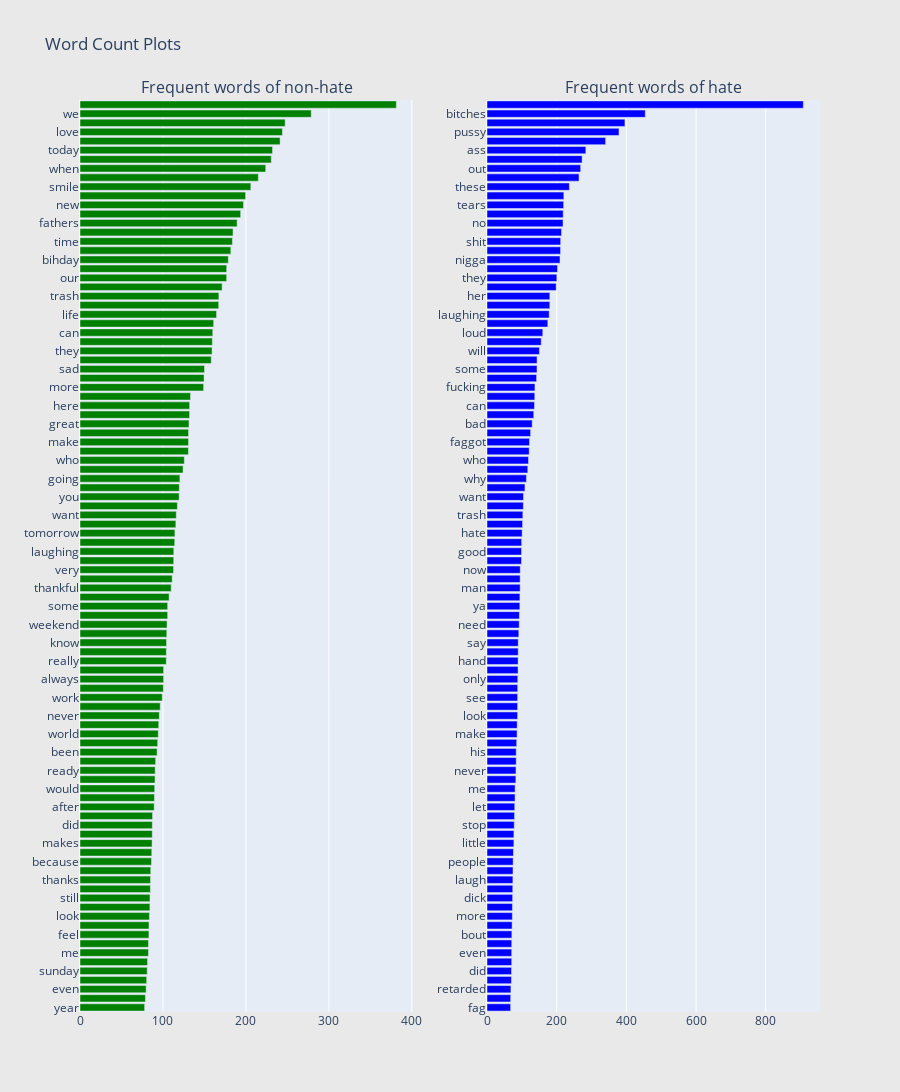

Write notebook code for a chart like this one.
### Code cell
fig = tools.make_subplots(rows=1, cols=2, vertical_spacing=0.04,
                          subplot_titles=["Frequent words of non-hate", 
                                          "Frequent words of hate"])
fig.append_trace(trace0, 1, 1)
fig.append_trace(trace1, 1, 2)
fig['layout'].update(height=1200, width=900, paper_bgcolor='rgb(233,233,233)', title="Word Count Plots")
py.iplot(fig, filename='word-plots')

### Figure 1 — Plotly figure (JSON) as saved in the notebook; plotly's stock layout.template omitted (floating-point values rounded to 4 significant figures)
{"data": [{"marker": {"color": "green"}, "orientation": "h", "showlegend": false, "type": "bar", "x": [77.9, 78.87, 79.75, 80.38, 81.03, 81.45, 82.55, 82.55, 83.12, 83.2, 83.72, 84.26, 84.37, 84.84, 85.03, 85.3, 86.21, 86.53, 86.89, 87.12, 87.19, 87.45, 89.43, 89.73, 90.03, 90.46, 90.66, 91.19, 92.97, 93.65, 94.37, 94.92, 95.59, 96.73, 99.17, 100.5, 100.8, 100.8, 104.0, 104.1, 104.3, 104.6, 104.9, 105.7, 105.7, 107.4, 109.9, 111.1, 112.8, 113.0, 113.1, 114.2, 114.4, 115.5, 116.1, 117.4, 119.5, 119.7, 120.4, 124.2, 125.8, 130.7, 130.8, 130.8, 131.4, 132.1, 132.2, 133.2, 149.0, 149.6, 150.1, 158.2, 159.2, 159.5, 160.0, 161.1, 164.6, 167.2, 167.4, 171.3, 176.8, 176.8, 178.8, 181.8, 183.8, 184.5, 189.4, 193.7, 197.1, 199.6, 205.9, 215.0, 223.9, 230.6, 232.1, 241.2, 244.0, 247.3, 278.8, 381.3], "xaxis": "x", "y": ["year", "next", "even", "she", "sunday", "come", "me", "tonight", "feel", "them", "look", "her", "still", "had", "thanks", "right", "because", "everyone", "makes", "much", "did", "being", "after", "think", "would", "last", "ready", "their", "been", "his", "world", "thank", "never", "night", "work", "need", "always", "too", "really", "why", "know", "way", "weekend", "week", "some", "it", "thankful", "friday", "very", "only", "laughing", "off", "tomorrow", "first", "want", "best", "you", "back", "going", "wait", "who", "days", "make", "got", "great", "there", "here", "morning", "more", "people", "sad", "how", "they", "go", "can", "no", "life", "day", "trash", "cannot", "our", "see", "bihday", "get", "time", "was", "fathers", "good", "new", "now", "smile", "from", "when", "out", "today", "what", "love", "will", "we", "happy"], "yaxis": "y"}, {"marker": {"color": "blue"}, "orientation": "h", "showlegend": false, "type": "bar", "x": [67.86, 67.95, 68.65, 70.09, 70.38, 70.86, 70.9, 71.03, 71.35, 72.06, 72.72, 73.01, 73.58, 73.92, 74.29, 74.56, 75.04, 75.87, 77.13, 77.22, 78.26, 79.1, 79.6, 80.5, 80.63, 82.79, 83.18, 83.81, 83.85, 85.18, 86.34, 86.64, 87.88, 87.93, 87.95, 88.14, 88.4, 89.1, 89.25, 89.58, 89.64, 91.27, 92.49, 92.91, 94.28, 94.44, 95.11, 95.12, 95.42, 99.06, 99.09, 99.51, 100.8, 102.0, 102.9, 104.3, 104.8, 108.9, 113.1, 117.1, 119.1, 121.1, 122.0, 125.2, 129.7, 134.3, 136.3, 137.1, 137.6, 142.3, 143.5, 143.7, 150.4, 155.6, 160.1, 174.5, 178.5, 180.3, 180.3, 198.5, 200.4, 202.4, 209.6, 211.1, 211.4, 213.9, 218.2, 218.7, 220.0, 220.5, 236.4, 264.0, 268.8, 272.9, 283.7, 340.5, 378.8, 395.9, 454.2, 907.9], "xaxis": "x2", "y": ["fag", "wanna", "retarded", "damn", "did", "down", "even", "said", "bout", "dumb", "more", "stupid", "dick", "here", "laugh", "over", "people", "niggah", "little", "crying", "stop", "really", "let", "being", "me", "time", "never", "girl", "his", "real", "make", "back", "look", "right", "see", "think", "only", "im", "hand", "still", "say", "white", "need", "from", "ya", "you", "man", "cannot", "now", "too", "good", "then", "hate", "would", "trash", "because", "want", "go", "why", "how", "who", "yo", "faggot", "them", "bad", "off", "can", "love", "fucking", "we", "some", "know", "will", "niggas", "loud", "was", "laughing", "what", "her", "when", "they", "she", "nigga", "got", "shit", "get", "no", "joy", "tears", "of", "these", "fuck", "out", "with", "ass", "hoe", "pussy", "hoes", "bitches", "bitch"], "yaxis": "y2"}], "layout": {"annotations": [{"font": {"size": 16}, "showarrow": false, "text": "Frequent words of non-hate", "x": 0.225, "xanchor": "center", "xref": "paper", "y": 1, "yanchor": "bottom", "yref": "paper"}, {"font": {"size": 16}, "showarrow": false, "text": "Frequent words of hate", "x": 0.775, "xanchor": "center", "xref": "paper", "y": 1, "yanchor": "bottom", "yref": "paper"}], "height": 1200, "paper_bgcolor": "rgb(233,233,233)", "title": {"text": "Word Count Plots"}, "width": 900, "xaxis": {"anchor": "y", "domain": [0, 0.45]}, "xaxis2": {"anchor": "y2", "domain": [0.55, 1]}, "yaxis": {"anchor": "x", "domain": [0, 1]}, "yaxis2": {"anchor": "x2", "domain": [0, 1]}}}
